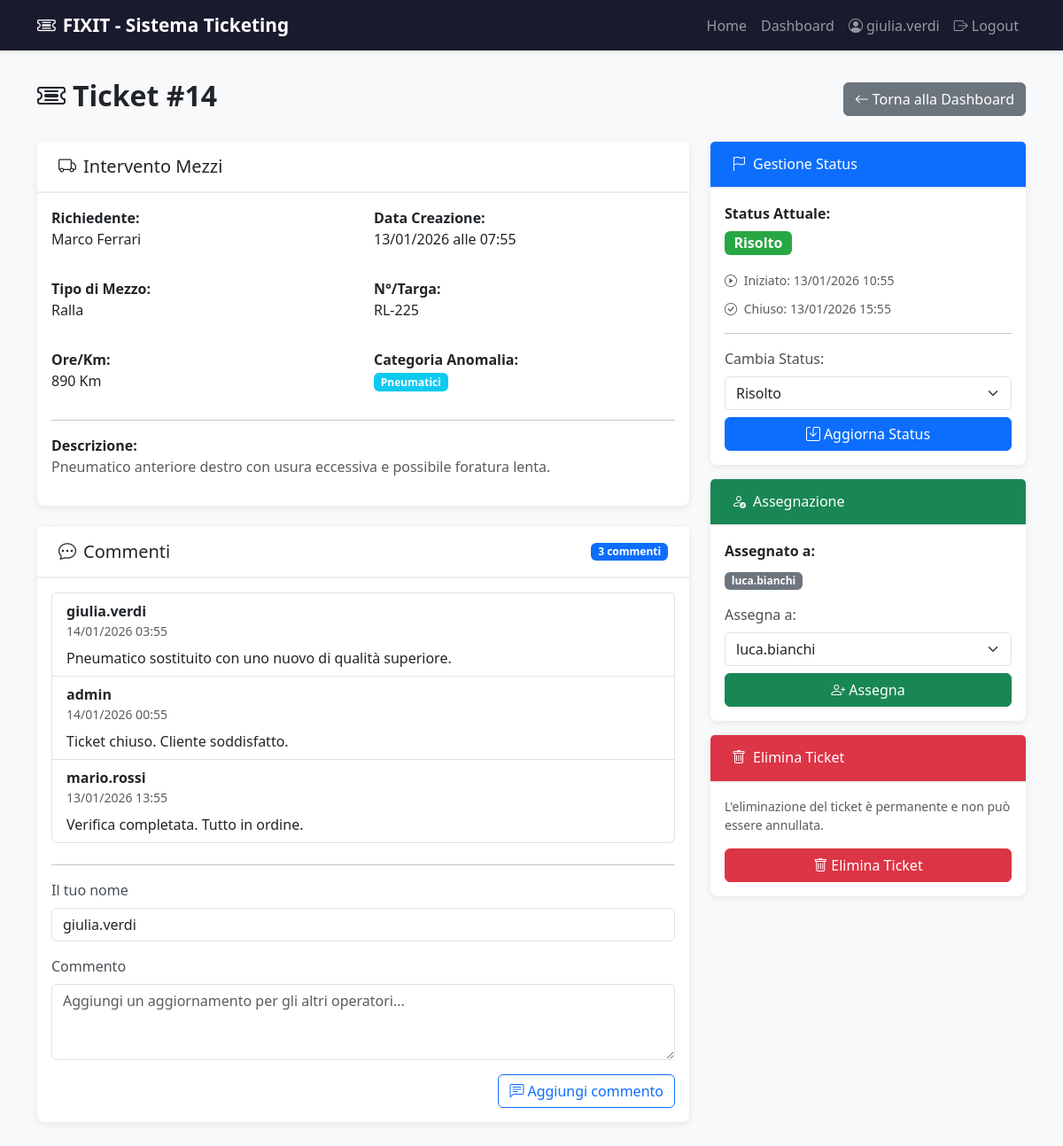
The page /admin/ticket/14 (signed in) on the database its author committed.
### app.py (models this page shows, shortened)
class Ticket(db.Model):
    __tablename__ = 'tickets'
    id = db.Column(db.Integer, primary_key=True)
    ticket_type = db.Column(db.String(20), nullable=False)  # 'MEZZO' or 'TECNICO'
    status = db.Column(db.String(20), default='NUOVO', nullable=False)  # 'NUOVO', 'IN_LAVORAZIONE', 'RISOLTO'
    created_at = db.Column(db.DateTime, default=datetime.utcnow, nullable=False)
    started_at = db.Column(db.DateTime, nullable=True)
    closed_at = db.Column(db.DateTime, nullable=True)
    requester_name = db.Column(db.String(100), nullable=False)
    description = db.Column(db.Text, nullable=False)
    image_filename = db.Column(db.String(200), nullable=True)
    assigned_to_id = db.Column(db.Integer, db.ForeignKey('users.id'), nullable=True)
    vehicle_type = db.Column(db.String(50), nullable=True)
    vehicle_number = db.Column(db.String(50), nullable=True)
    mileage_hours = db.Column(db.String(50), nullable=True)
    anomaly_category = db.Column(db.String(100), nullable=True)
    department = db.Column(db.String(100), nullable=True)
    title = db.Column(db.String(200), nullable=True)
    priority = db.Column(db.String(20), nullable=True)  # 'BASSA', 'MEDIA', 'ALTA'
    comments = db.relationship('Comment', backref='ticket', lazy=True, cascade='all, delete-orphan')

class Comment(db.Model):
    __tablename__ = 'comments'
    id = db.Column(db.Integer, primary_key=True)
    ticket_id = db.Column(db.Integer, db.ForeignKey('tickets.id'), nullable=False)
    author_name = db.Column(db.String(100), nullable=False)
    body = db.Column(db.Text, nullable=False)
    created_at = db.Column(db.DateTime, default=datetime.utcnow, nullable=False)

class User(db.Model):
    __tablename__ = 'users'
    id = db.Column(db.Integer, primary_key=True)
    username = db.Column(db.String(80), unique=True, nullable=False)
    password_hash = db.Column(db.String(200), nullable=False)
    assigned_tickets = db.relationship('Ticket', backref='assigned_to', lazy=True, foreign_keys='Ticket.assigned_to_id')

### app.py (the view, shortened to what this page needs)
@app.route('/admin/ticket/<int:ticket_id>', methods=['GET', 'POST'])
@login_required
def ticket_detail(ticket_id):
    ticket = Ticket.query.get_or_404(ticket_id)
    comments = Comment.query.filter_by(ticket_id=ticket_id).order_by(Comment.created_at.desc()).all()
    admins = User.query.all()
    return render_template('ticket_detail.html', ticket=ticket, admins=admins, comments=comments)

### app.py (called while the page is built)
def login_required(f):
    @wraps(f)
    def decorated_function(*args, **kwargs):
        if 'user_id' not in session:
            flash('Devi effettuare il login per accedere a questa pagina.', 'warning')
            return redirect(url_for('login'))
        return f(*args, **kwargs)
    return decorated_function

### templates/ticket_detail.html (shortened to what this page needs)
{% extends "base.html" %}
{% block content %}
<div class="row">
    <div class="col-12">
        <div class="d-flex justify-content-between align-items-center mb-4">
            <h2 class="fw-bold">
                <i class="bi bi-ticket-detailed me-2"></i>Ticket #{{ ticket.id }}
            </h2>
            <a href="{{ url_for('dashboard') }}" class="btn btn-secondary">
                <i class="bi bi-arrow-left me-1"></i>Torna alla Dashboard
            </a>
        </div>
        <div class="row">
            <div class="col-md-8">
                <div class="card mb-4">
                    <div class="card-header">
                        <h5 class="mb-0">
                            {% if ticket.ticket_type == 'MEZZO' %}
                                <i class="bi bi-truck me-2"></i>Intervento Mezzi
                            {% else %}
                                <i class="bi bi-wrench-adjustable me-2"></i>Intervento Tecnico
                            {% endif %}
                        </h5>
                    </div>
                    <div class="card-body">
                        <div class="row mb-3">
                            <div class="col-md-6">
                                <strong>Richiedente:</strong>
                                <p>{{ ticket.requester_name }}</p>
                            </div>
                            <div class="col-md-6">
                                <strong>Data Creazione:</strong>
                                <p>{{ ticket.created_at.strftime('%d/%m/%Y alle %H:%M') }}</p>
                            </div>
                        </div>
                        {% if ticket.ticket_type == 'MEZZO' %}
                            <div class="row mb-3">
                                <div class="col-md-6">
                                    <strong>Tipo di Mezzo:</strong>
                                    <p>{{ ticket.vehicle_type }}</p>
                                </div>
                                <div class="col-md-6">
                                    <strong>N°/Targa:</strong>
                                    <p>{{ ticket.vehicle_number }}</p>
                                </div>
                            </div>
                            <div class="row mb-3">
                                <div class="col-md-6">
                                    <strong>Ore/Km:</strong>
                                    <p>{{ ticket.mileage_hours }}</p>
                                </div>
                                <div class="col-md-6">
                                    <strong>Categoria Anomalia:</strong>
                                    <p><span class="badge bg-info">{{ ticket.anomaly_category }}</span></p>
                                </div>
                            </div>
                        {% endif %}
                        <hr>
                        <div class="mb-3">
                            <strong>Descrizione:</strong>
                            <p class="text-muted">{{ ticket.description }}</p>
                        </div>
                    </div>
                </div>
                <div class="card mb-4">
                    <div class="card-header d-flex justify-content-between align-items-center">
                        <h5 class="mb-0"><i class="bi bi-chat-dots me-2"></i>Commenti</h5>
                        <span class="badge bg-primary">{{ comments|length }} commenti</span>
                    </div>
                    <div class="card-body">
                        {% if comments %}
                            <div class="list-group mb-4">
                                {% for comment in comments %}
                                    <div class="list-group-item">
                                        <div class="d-flex justify-content-between align-items-start">
                                            <div>
                                                <strong>{{ comment.author_name }}</strong>
                                                <div class="text-muted small">{{ comment.created_at.strftime('%d/%m/%Y %H:%M') }}</div>
                                            </div>
                                        </div>
                                        <p class="mb-0 mt-2">{{ comment.body }}</p>
                                    </div>
                                {% endfor %}
                            </div>
                        {% else %}
                            <p class="text-muted">Nessun commento presente.</p>
                        {% endif %}
                        <hr>
                        <form method="POST" action="{{ url_for('ticket_detail', ticket_id=ticket.id) }}">
                            <div class="mb-3">
                                <label for="author_name" class="form-label">Il tuo nome</label>
                                <input type="text" class="form-control" id="author_name" name="author_name" value="{{ session.get('username', '') }}" readonly>
                            </div>
                            <div class="mb-3">
                                <label for="comment_body" class="form-label">Commento</label>
                                <textarea class="form-control" id="comment_body" name="comment_body" rows="3" placeholder="Aggiungi un aggiornamento per gli altri operatori..." required></textarea>
                            </div>
                            <div class="d-grid d-md-flex justify-content-md-end">
                                <button type="submit" class="btn btn-outline-primary">
                                    <i class="bi bi-chat-left-text me-1"></i>Aggiungi commento
                                </button>
                            </div>
                        </form>
                    </div>
                </div>
            </div>
            <div class="col-md-4">
                <div class="card mb-3">
                    <div class="card-header bg-primary text-white">
                        <h6 class="mb-0"><i class="bi bi-flag me-2"></i>Gestione Status</h6>
                    </div>
                    <div class="card-body">
                        <div class="mb-3">
                            <strong>Status Attuale:</strong>
                            <div class="mt-2">
                                {% if ticket.status == 'NUOVO' %}
                                    <span class="badge status-nuovo fs-6">Nuovo</span>
                                {% elif ticket.status == 'IN_LAVORAZIONE' %}
                                    <span class="badge status-in_lavorazione fs-6">In Lavorazione</span>
                                {% else %}
                                    <span class="badge status-risolto fs-6">Risolto</span>
                                {% endif %}
                            </div>
                        </div>
                        {% if ticket.started_at %}
                            <div class="mb-2">
                                <small class="text-muted">
                                    <i class="bi bi-play-circle me-1"></i>
                                    Iniziato: {{ ticket.started_at.strftime('%d/%m/%Y %H:%M') }}
                                </small>
                            </div>
                        {% endif %}
                        {% if ticket.closed_at %}
                            <div class="mb-2">
                                <small class="text-muted">
                                    <i class="bi bi-check-circle me-1"></i>
                                    Chiuso: {{ ticket.closed_at.strftime('%d/%m/%Y %H:%M') }}
                                </small>
                            </div>
                        {% endif %}
                        <hr>
                        <form method="POST" action="{{ url_for('ticket_detail', ticket_id=ticket.id) }}">
                            <label class="form-label">Cambia Status:</label>
                            <select name="status" class="form-select mb-2">
                                <option value="RISOLTO" {% if ticket.status == 'RISOLTO' %}selected{% endif %}>Risolto</option>
                            </select>
                            <button type="submit" class="btn btn-primary w-100">
                                <i class="bi bi-save me-1"></i>Aggiorna Status
                            </button>
                        </form>
                    </div>
                </div>
                <div class="card mb-3">
                    <div class="card-header bg-success text-white">
                        <h6 class="mb-0"><i class="bi bi-person-check me-2"></i>Assegnazione</h6>
                    </div>
                    <div class="card-body">
                        <div class="mb-3">
                            <strong>Assegnato a:</strong>
                            <div class="mt-2">
                                {% if ticket.assigned_to %}
                                    <span class="badge bg-secondary">{{ ticket.assigned_to.username }}</span>
                                {% else %}
                                    <span class="text-warning">Non assegnato</span>
                                {% endif %}
                            </div>
                        </div>
                        <form method="POST" action="{{ url_for('ticket_detail', ticket_id=ticket.id) }}">
                            <label class="form-label">Assegna a:</label>
                            <select name="assigned_to_id" class="form-select mb-2">
                                {% for admin in admins %}
                                    <option value="{{ admin.id }}"
                                            {% if ticket.assigned_to_id == admin.id %}selected{% endif %}>
                                        {{ admin.username }}
                                    </option>
                                {% endfor %}
                            </select>
                            <button type="submit" class="btn btn-success w-100">
                                <i class="bi bi-person-plus me-1"></i>Assegna
                            </button>
                        </form>
                    </div>
                </div>
                <div class="card border-danger">
                    <div class="card-header bg-danger text-white">
                        <h6 class="mb-0"><i class="bi bi-trash me-2"></i>Elimina Ticket</h6>
                    </div>
                    <div class="card-body">
                        <p class="small text-muted mb-3">
                            L'eliminazione del ticket è permanente e non può essere annullata.
                        </p>
                        <form method="POST" action="{{ url_for('ticket_detail', ticket_id=ticket.id) }}"
                              onsubmit="return confirm('Sei sicuro di voler eliminare questo ticket? Questa azione è irreversibile.');">
                            <button type="submit" class="btn btn-danger w-100">
                                <i class="bi bi-trash me-1"></i>Elimina Ticket
                            </button>
                        </form>
                    </div>
                </div>
            </div>
        </div>
    </div>
</div>
{% endblock %}

### templates/base.html (style rules this page uses)
body { background-color: #f8f9fa; font-family: 'Segoe UI', Tahoma, Geneva, Verdana, sans-serif; }
.card { border: none; box-shadow: 0 2px 8px rgba(0,0,0,0.08); border-radius: 8px; margin-bottom: 1.5rem; }
.card-header { background-color: #fff; border-bottom: 2px solid #e9ecef; font-weight: 600; padding: 1rem 1.5rem; }
.btn-primary { background-color: #0d6efd; border-color: #0d6efd; }
.status-risolto { background-color: #28a745; color: white; }
.form-label { font-weight: 500; color: #495057; }

### rows shown on the page
Ticket: id "14", requester_name "Marco Ferrari", created_at "13/01/2026 alle 07:55", vehicle_type "Ralla", vehicle_number "RL-225", mileage_hours "890 Km", anomaly_category "Pneumatici", description "Pneumatico anteriore destro con usura eccessiva e possibile foratura lenta.", started_at "13/01/2026 10:55", closed_at "13/01/2026 15:55", status "Risolto", assigned_to_id "luca.bianchi"
Comment: author_name "giulia.verdi", created_at "14/01/2026 03:55", body "Pneumatico sostituito con uno nuovo di qualità superiore."
Comment: author_name "admin", created_at "14/01/2026 00:55", body "Ticket chiuso. Cliente soddisfatto."
Comment: author_name "mario.rossi", created_at "13/01/2026 13:55", body "Verifica completata. Tutto in ordine."
User: assigned_to.username "luca.bianchi"

### other values the page prints
{{ session.get('username') }} "giulia.verdi"
{{ comments|length }} "3"
